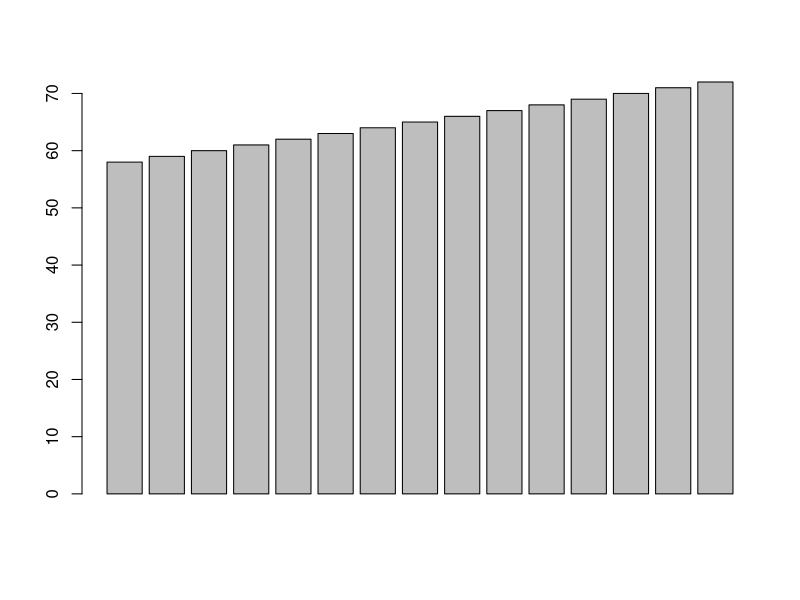
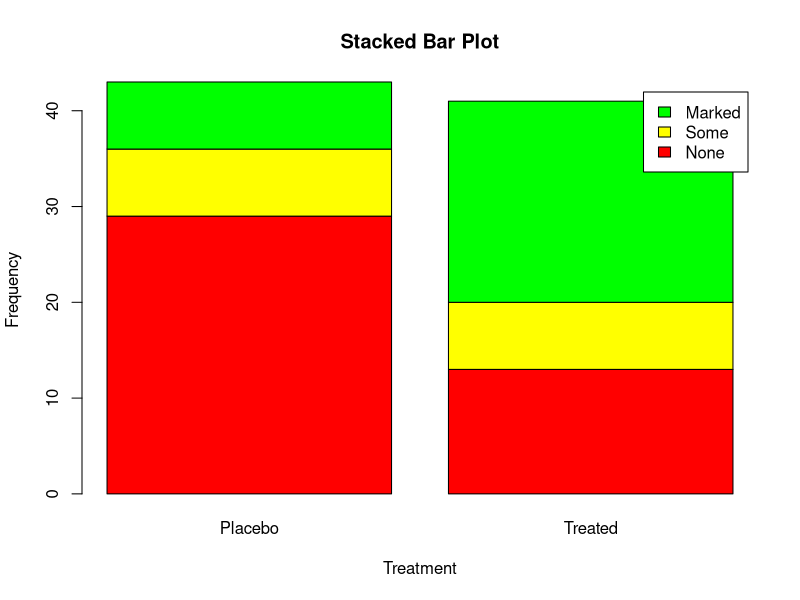
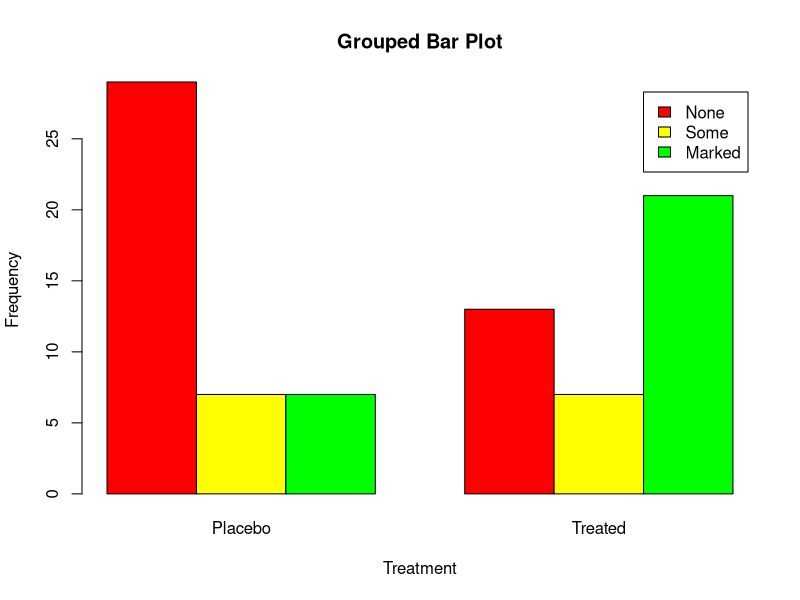
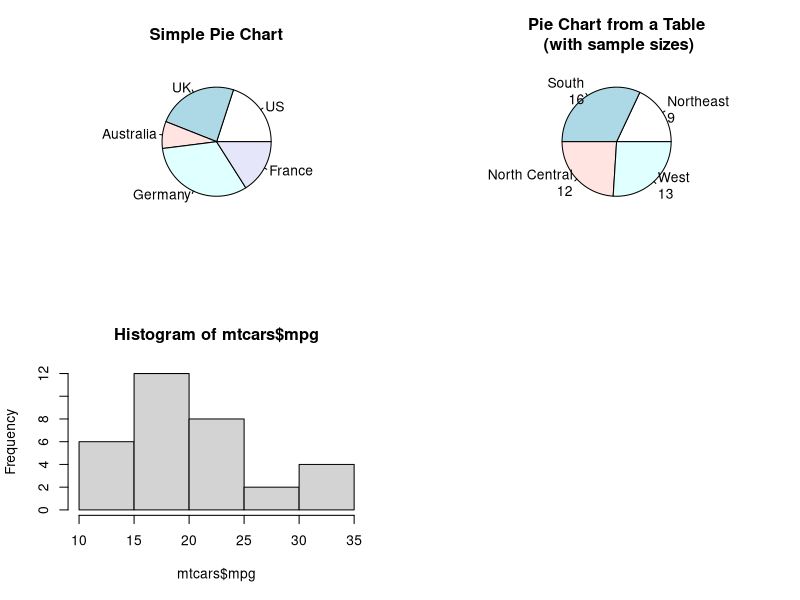

Here is the R script that generated these plots, in order:
women
barplot(women$height)
library(vcd)
Arthritis
counts<-table(Arthritis$Improved)
(counts <- table(Arthritis$Improved, Arthritis$Treatment))
barplot(counts,
        main="Stacked Bar Plot",
        xlab="Treatment", ylab="Frequency",
        col=c("red", "yellow","green"),
        legend=rownames(counts)) 

barplot(counts,
        main="Grouped Bar Plot",
        xlab="Treatment", ylab="Frequency",
        col=c("red", "yellow", "green"),
        legend=rownames(counts), beside=TRUE)
par(mfrow=c(2, 2))
slices <- c(10, 12,4, 16, 8)
lbls <- c("US", "UK", "Australia", "Germany", "France") 
pie( slices, labels = lbls,
     main="Simple Pie Chart")
(pct <- round(slices/sum(slices)*100)) 
state.region
mytable <- table(state.region)
lbls3 <- paste(names(mytable), "\n", mytable, sep="") 
pie(mytable, labels = lbls3,
    main="Pie Chart from a Table\n (with sample sizes)") 

hist(mtcars$mpg)



